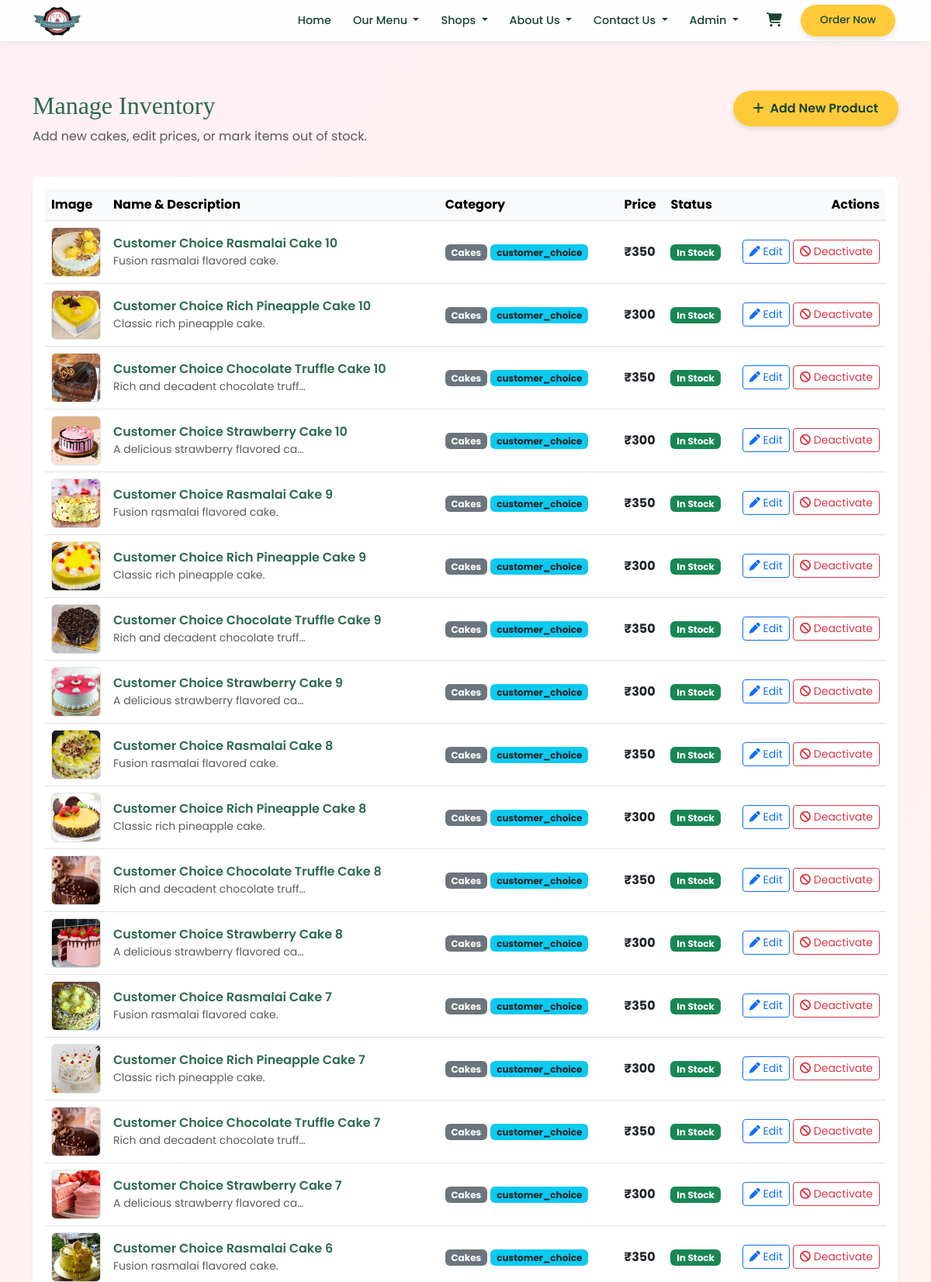
/admin/products (signed in, upper part), run on the app's committed database.
### src/models.py (models this page shows, shortened)
class User(db.Model):
    __tablename__ = "users"
    id = db.Column(db.Integer, primary_key=True)
    name = db.Column(db.String(200), nullable=False)
    email = db.Column(db.String(200), unique=True, nullable=False)
    password_hash = db.Column(db.String(200), nullable=False)
    role = db.Column(db.String(50), nullable=False, default="user")
    created_at = db.Column(db.DateTime, nullable=False, default=datetime.utcnow)

class Product(db.Model):
    __tablename__ = "products"
    id = db.Column(db.Integer, primary_key=True)
    name = db.Column(db.String(200), nullable=False)
    description = db.Column(db.Text)
    price = db.Column(db.Float, nullable=False)
    image_url = db.Column(db.String(500))
    category = db.Column(db.String(60), nullable=True)
    occasion = db.Column(db.String(100), nullable=True)
    is_active = db.Column(db.Boolean, nullable=False, default=True)

### src/home.py (the view)
@app.route("/admin/products")
@admin_required
def admin_products_page():
    products = get_all_products_admin()
    return render_template("admin_products.html", products=products)

### src/__init__.py (called while the page is built, shortened)
@app.context_processor
def inject_navbar_catalog():
    from src.models import Product
    products = Product.query.order_by(Product.id).all()
    by_cat = {}
    for p in products:
        key = (p.category or "other").lower()
        by_cat.setdefault(key, []).append(p)
    return {"cakes_by_cat": by_cat, "nav_products": products}

@app.context_processor
def inject_cart_state():
    cart = session.get("cart") or {}
    count = sum(int(q) for q in cart.values() if str(q).isdigit())
    preview = []
    subtotal = 0.0
    return {
        "cart_item_count": count,
        "cart_preview_lines": preview[:5],
        "cart_preview_subtotal": subtotal,
    }

### src/database.py (called while the page is built)
def _product_to_dict(p: Product):
    return {
        "id": p.id,
        "name": p.name,
        "description": p.description,
        "price": p.price,
        "image_url": p.image_url,
        "category": p.category,
        "occasion": getattr(p, "occasion", None),
        "is_active": getattr(p, "is_active", True),
    }

def get_all_products_admin():
    rows = db.session.query(Product).order_by(Product.id.desc()).all()
    return [_product_to_dict(p) for p in rows]

def get_user_by_id(user_id):
    from src.models import User
    return db.session.get(User, user_id)

### src/home.py (called while the page is built)
@app.context_processor
def inject_user():
    user = None
    if "user_id" in session:
        user = get_user_by_id(session["user_id"])
    return dict(current_user=user)

def admin_required(f):
    @wraps(f)
    def decorated_function(*args, **kwargs):
        if "user_id" not in session:
            flash("Please log in as admin.", "error")
            return redirect(url_for("login_page"))
        user = get_user_by_id(session["user_id"])
        if not user or user.role != "admin":
            flash("You do not have permission to access that page.", "error")
            return redirect(url_for("homepage"))
        return f(*args, **kwargs)
    return decorated_function

### src/templates/admin_products.html (shortened to what this page needs)
{% extends "base.html" %}
{% block content %}
<div class="row mb-4">
    <div class="col-md-6">
        <h2 style="color: var(--primary-green);">Manage Inventory</h2>
        <p class="text-muted">Add new cakes, edit prices, or mark items out of stock.</p>
    </div>
    <div class="col-md-6 text-md-end">
        <a href="{{ url_for('admin_product_add') }}" class="btn btn-order">
            <i class="fa-solid fa-plus me-1"></i> Add New Product
        </a>
    </div>
</div>
<div class="row">
    <div class="col-12">
        {% if products %}
        <div class="table-responsive bg-white rounded-3 shadow-sm p-3">
            <table class="table table-hover align-middle mb-0">
                <thead class="table-light">
                    <tr>
                        <th style="width: 80px;">Image</th>
                        <th>Name & Description</th>
                        <th>Category</th>
                        <th>Price</th>
                        <th>Status</th>
                        <th class="text-end">Actions</th>
                    </tr>
                </thead>
                <tbody>
                    {% for p in products %}
                    <tr>
                        <td>
                            <div class="ratio ratio-1x1 rounded-2 overflow-hidden bg-light border">
                                <img src="{{ p.image_url }}" alt="{{ p.name }}" style="object-fit: cover; width: 100%; height: 100%;">
                            </div>
                        </td>
                        <td>
                            <div class="fw-semibold" style="color: var(--primary-green);">{{ p.name }}</div>
                            <div class="small text-muted text-truncate" style="max-width: 250px;">{{ p.description }}</div>
                        </td>
                        <td>
                            <span class="badge bg-secondary">{{ p.category or 'None' }}</span>
                            {% if p.occasion %}
                            <span class="badge bg-info text-dark">{{ p.occasion }}</span>
                            {% endif %}
                        </td>
                        <td class="fw-bold">₹{{ '%.0f'|format(p.price) }}</td>
                        <td>
                            {% if p.is_active %}
                            <span class="badge bg-success">In Stock</span>
                            {% else %}
                            <span class="badge bg-danger">Out of Stock</span>
                            {% endif %}
                        </td>
                        <td class="text-end">
                            <a href="{{ url_for('admin_product_edit', product_id=p.id) }}" class="btn btn-sm btn-outline-primary mb-1 mb-md-0" title="Edit">
                                <i class="fa-solid fa-pen"></i> Edit
                            </a>
                            <form method="post" action="{{ url_for('admin_product_toggle', product_id=p.id) }}" class="d-inline-block">
                                {% if p.is_active %}
                                <button type="submit" class="btn btn-sm btn-outline-danger" title="Mark Out of Stock">
                                    <i class="fa-solid fa-ban"></i> Deactivate
                                </button>
                                {% else %}
                                <button type="submit" class="btn btn-sm btn-outline-success" title="Mark In Stock">
                                    <i class="fa-solid fa-check"></i> Activate
                                </button>
                                {% endif %}
                            </form>
                        </td>
                    </tr>
                    {% endfor %}
                </tbody>
            </table>
        </div>
        {% else %}
        <div class="alert alert-info border-0 rounded-3 text-center py-4 shadow-sm">
            No products found. Start by adding one!
        </div>
        {% endif %}
    </div>
</div>
{% endblock %}

### src/templates/navbar.html (shortened to what this page needs)
<nav class="navbar navbar-expand-lg navbar-light sticky-top navbar-compact">
    <div class="container">
        <a class="navbar-brand py-0 me-2" href="{{ url_for('homepage') }}">
            <img src="{{ url_for('static', filename='images/logo.png') }}" class="navbar-logo" alt="Cake Factory Kota">
        </a>
        <div class="collapse navbar-collapse" id="navbarNav">
            <ul class="navbar-nav ms-auto align-items-lg-center gap-lg-1">
               <li class="nav-item">
    <a class="nav-link py-2 py-lg-1" href="{{ url_for('homepage') }}">
        Home
    </a>
</li>
                <li class="nav-item dropdown dropdown-hover-lg">
                    <a class="nav-link dropdown-toggle py-2 py-lg-1" href="#"
                        role="button" data-bs-toggle="dropdown" data-bs-auto-close="outside" aria-expanded="false">
                        Our Menu
                    </a>
                </li>
                <li class="nav-item dropdown dropdown-hover-lg">
                    <a class="nav-link dropdown-toggle py-2 py-lg-1" href="{{ url_for('shops_page') }}"
                        role="button" data-bs-toggle="dropdown" data-bs-auto-close="outside" aria-expanded="false">
                        Shops
                    </a>
                </li>
                <li class="nav-item dropdown dropdown-hover-lg">
                    <a class="nav-link dropdown-toggle py-2 py-lg-1" href="{{ url_for('about_page') }}"
                        role="button" data-bs-toggle="dropdown" data-bs-auto-close="outside" aria-expanded="false">
                        About Us
                    </a>
                </li>
                <li class="nav-item dropdown dropdown-hover-lg">
                    <a class="nav-link dropdown-toggle py-2 py-lg-1" href="{{ url_for('contact_page') }}"
                        role="button" data-bs-toggle="dropdown" data-bs-auto-close="outside" aria-expanded="false">
                        Contact Us
                    </a>
                </li>
                <li class="nav-item dropdown dropdown-hover-lg">
                    <a class="nav-link dropdown-toggle py-2 py-lg-1" href="#"
                        role="button" data-bs-toggle="dropdown" data-bs-auto-close="outside" aria-expanded="false">
                        {% if current_user %}
                            {{ current_user.name }}
                        {% else %}
                            Account
                        {% endif %}
                    </a>
                </li>
                <li class="nav-item dropdown dropdown-hover-lg ms-lg-2">
                    <button type="button" class="nav-link btn btn-link text-dark border-0 dropdown-toggle-no-caret py-2 py-lg-1 px-2 position-relative"
                        data-bs-toggle="dropdown" data-bs-auto-close="outside" aria-expanded="false" aria-label="Shopping cart">
                    </button>
                </li>
                <li class="nav-item mt-2 mt-lg-0 ms-lg-1">
                    <a class="nav-link btn-order btn-order-sm py-2 py-lg-1 px-3" href="{{ url_for('order_page') }}">Order Now</a>
                </li>
            </ul>
        </div>
    </div>
</nav>

### src/templates/base.html (style rules this page uses)
:root { --primary-green: #2d6a4f; --light-green: #d8f3dc; --primary-yellow: #ffca3a; --text-dark: #1b4332; --bg-pink-yellow: linear-gradient(135deg, #FFF0F5 0%, #FFF9E5 100%); }
body { font-family: 'Poppins', sans-serif; background: var(--bg-pink-yellow) fixed; color: var(--text-dark); display: flex; flex-direction: column; min-height: 100vh; }
h1, h2, h3, .navbar-brand { font-family: 'Playfair Display', serif; color: var(--primary-green); }
.navbar-compact.navbar { background-color: rgba(255, 255, 255, 0.92) !important; backdrop-filter: blur(10px); box-shadow: 0 2px 10px rgba(0,0,0,0.06); padding: 0.35rem 0; }
.navbar-compact .navbar-brand { font-size: 1.1rem; font-weight: 700; }
.navbar-logo { max-height: 42px; width: auto; display: block; }
.navbar-compact .nav-link { color: var(--text-dark) !important; font-weight: 500; font-size: 0.9rem; margin: 0 4px; transition: color 0.2s ease; }
.dropdown-toggle-no-caret::after { display: none !important; }
.btn-order-sm { padding: 0.4rem 1rem !important; font-size: 0.85rem !important; border-radius: 999px !important; }
.btn-order { background-color: var(--primary-yellow); color: var(--text-dark) !important; border-radius: 30px; padding: 10px 25px !important; font-weight: 600; box-shadow: 0 4px 6px rgba(0,0,0,0.1); }

### data on the page
User: name "Admin"
Product: image_url (picture), name "Customer Choice Rasmalai Cake 10", description "Fusion rasmalai flavored cake.", category "Cakes", occasion "customer_choice", price "350"
Product: image_url (picture), name "Customer Choice Rich Pineapple Cake 10", description "Classic rich pineapple cake.", category "Cakes", occasion "customer_choice", price "300"
Product: image_url (picture), name "Customer Choice Chocolate Truffle Cake 10", description "Rich and decadent chocolate truff…", category "Cakes", occasion "customer_choice", price "350"
Product: image_url (picture), name "Customer Choice Strawberry Cake 10", description "A delicious strawberry flavored ca…", category "Cakes", occasion "customer_choice", price "300"
Product: image_url (picture), name "Customer Choice Rasmalai Cake 9", description "Fusion rasmalai flavored cake.", category "Cakes", occasion "customer_choice", price "350"
Product: image_url (picture), name "Customer Choice Rich Pineapple Cake 9", description "Classic rich pineapple cake.", category "Cakes", occasion "customer_choice", price "300"
Product: image_url (picture), name "Customer Choice Chocolate Truffle Cake 9", description "Rich and decadent chocolate truff…", category "Cakes", occasion "customer_choice", price "350"
Product: image_url (picture), name "Customer Choice Strawberry Cake 9", description "A delicious strawberry flavored ca…", category "Cakes", occasion "customer_choice", price "300"
Product: image_url (picture), name "Customer Choice Rasmalai Cake 8", description "Fusion rasmalai flavored cake.", category "Cakes", occasion "customer_choice", price "350"
Product: image_url (picture), name "Customer Choice Rich Pineapple Cake 8", description "Classic rich pineapple cake.", category "Cakes", occasion "customer_choice", price "300"
Product: image_url (picture), name "Customer Choice Chocolate Truffle Cake 8", description "Rich and decadent chocolate truff…", category "Cakes", occasion "customer_choice", price "350"
Product: image_url (picture), name "Customer Choice Strawberry Cake 8", description "A delicious strawberry flavored ca…", category "Cakes", occasion "customer_choice", price "300"
Product: image_url (picture), name "Customer Choice Rasmalai Cake 7", description "Fusion rasmalai flavored cake.", category "Cakes", occasion "customer_choice", price "350"
Product: image_url (picture), name "Customer Choice Rich Pineapple Cake 7", description "Classic rich pineapple cake.", category "Cakes", occasion "customer_choice", price "300"
Product: image_url (picture), name "Customer Choice Chocolate Truffle Cake 7", description "Rich and decadent chocolate truff…", category "Cakes", occasion "customer_choice", price "350"
Product: image_url (picture), name "Customer Choice Strawberry Cake 7", description "A delicious strawberry flavored ca…", category "Cakes", occasion "customer_choice", price "300"
Product: image_url (picture), name "Customer Choice Rasmalai Cake 6", description "Fusion rasmalai flavored cake.", category "Cakes", occasion "customer_choice", price "350"
